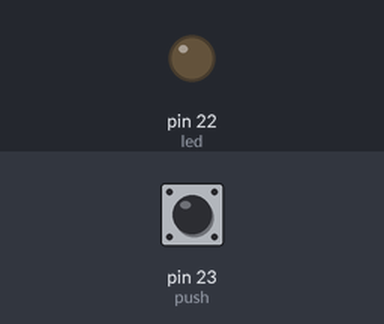
Bench run of a sketch on a simulated Arduino Mega 2560, built with avr-gcc and run on an emulated ATmega2560. Parts: output pins drawn as LEDs (lit = HIGH). The test bench sets the inputs (shaded band); at power-on: pin 23 (push) HIGH.

Above: at 1.2 s.
1.3 s: pin 23 (push) pulled LOW for 0.15 s
At 2.5 s:
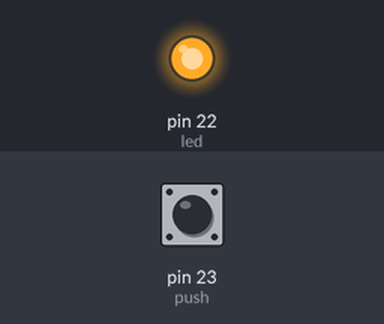
3.0 s: pin 23 (push) pulled LOW for 1 s
At 3.8 s:
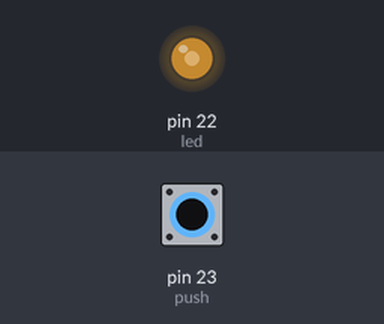
5.5 s: pin 23 (push) pulled LOW for 3.2 s
At 9.4 s:
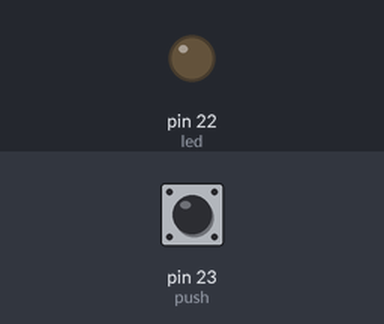
Timing chart, 0 to 10.9 s (numbered marks = the images above; inputs shaded):
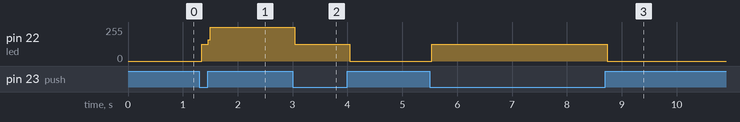

The sketch:

sketch_jul04b_pull_up_double_.ino
```cpp
#define led 22
#define push 23
void setup() {
  // put your setup code here, to run once:
pinMode(push, INPUT);
pinMode(led, OUTPUT);
}
int pushData=0,count = 0;
void loop() {
  // put your main code here, to run repeatedly:
pushData = digitalRead(push);
if(pushData == 0){
  count = count+1;

  if(count == 1){
    digitalWrite(led ,HIGH);
  }
  else if(count == 2){
    digitalWrite(led ,LOW);
    count =0;
  }
}
}
```

Measured:
- after the input at 1.3 s, pin 22 (led): 0/255 → 126/255 at once, → 255/255 0.12 s later
- after the input at 3.0 s, pin 22 (led): 255/255 → 126/255 at once, → 0/255 1.0 s later
- after the input at 5.5 s, pin 22 (led): 0/255 → 126/255 at once, → 0/255 3.2 s later
